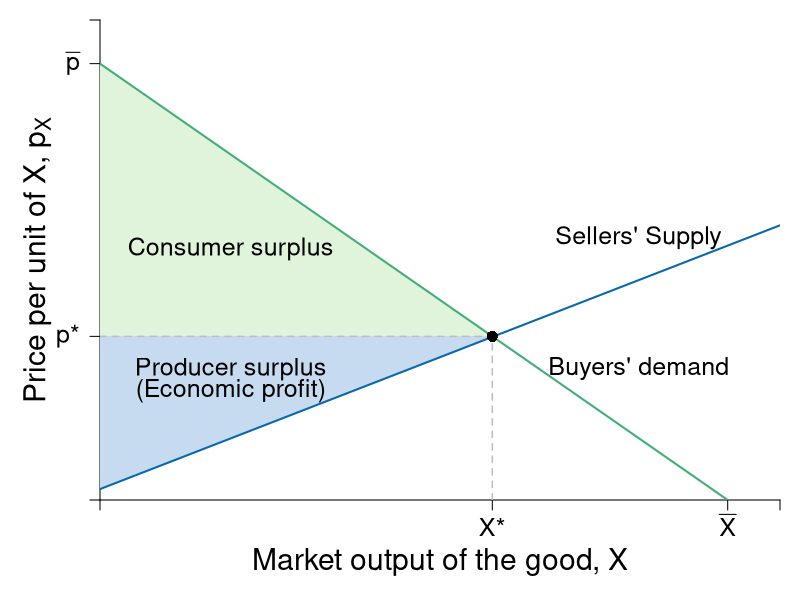

Write the R code that produced this figure.
require(shape)
pdf(file = "competitionmarkets/demand_supply.pdf", width = 9, height = 7)

#Set parameters for graphics
axislabelsize <- 1.8
labelsize <- 1.5
namesize <- 1.8
annotatesize <- 1.5
graphlinewidth <- 2
segmentlinewidth <- 1.5

COL <- c("#7fc97f", "#beaed4", "#fdc086", "#ffff99", "#386cb0", "#f0027f", "#bf5b17", "#666666")
COLA <- c("#e0f3db", "#99d8c9","#66c2a4","#41ae76", "#238b45", "#005824")
COLB <- c("#c6dbef", "#4eb3d3", "#2b8cbe", "#0868ac","#084081")
COLC <- c("#fcfbfd", "#efedf5", "#dadaeb", "#bcbddc", "#9e9ac8", "#807dba", "#6a51a3", "#54278f", "#3f007d")

par(mar =  c(5, 5, 1, 1))

Demand <- function(x, rmax = 20, xmax = 12, n = 10) {
  rmax - (rmax/(n*xmax))*x
}

mrsA <- function(x, rmax = 20, xmax = 10) {
  rmax - (rmax/xmax)*x
}

uA <- function(x, y, rmax = 20, xmax = 10) {
  y + rmax*x - (1/2)(rmax/xmax)*x^2
}


Supply <- function(x, c1 = 0.5, c2 = 0.0465){
  c1 + 2*c2*x
}

xlims <- c(0, 130)
ylims <- c(0, 22)

npts <- 501 
x <- seq(xlims[1], xlims[2], length.out = npts)
y <- seq(ylims[1], ylims[2], length.out = npts) 
a <- c(46.08, 55, 64)
b <- c(46.08, 55, 64)

plot(0, 0, xlim = xlims, ylim = ylims, type = "n",
     xlab = expression(paste("")),
     ylab = expression(paste("")), 
     xaxt = "n", 
     yaxt = "n", 
     cex.lab = axislabelsize, 
     bty = "n",
     xaxs = "i", 
     yaxs = "i")


ticksy <- c(0, 7.5, 20, ylims[2])
ylabels <- c(NA, expression(paste(p,"*")), expression(paste(bar(p))), NA)
ticksx <- c(0, 75, 120, xlims[2])
xlabels <- c(NA, expression(paste(X,"*")), expression(paste(bar(X))), NA)

axis(1, at = ticksx, pos = 0, labels = xlabels, cex.axis = labelsize)
axis(2, at = ticksy, pos = 0, labels = ylabels, las = 1, cex.axis = labelsize)

npts <- 500 
xx1 <- seq(xlims[1], xlims[2], length.out = npts)

#Draw the polygon for producer surplus
xpoly1 <- c(0, 75, 0, 0)
ypoly1 <- c(0.5, 7.5, 7.5, 0.5)
polygon(x = xpoly1, y = ypoly1, col = COLB[1], density = NULL, border = NA)

#Draw the polygon for consumer surplus
xpoly2 <- c(0, 75, 0, 0)
ypoly2 <- c(7.5, 7.5, 20, 7.5)
polygon(x = xpoly2, y = ypoly2, col = COLA[1], density = NULL, border = NA)


text(25, 6, expression(paste("Producer surplus")), xpd = TRUE, cex = labelsize)
text(25, 5, expression(paste("(Economic profit)")), xpd = TRUE, cex = labelsize) 
text(25, 11.5, expression(paste("Consumer surplus")), xpd = TRUE, cex = labelsize) 

#Lines for mrs graph
lines(xx1, Demand(xx1), col = COLA[4], lwd = graphlinewidth)
lines(xx1, Supply(xx1), col = COLB[4], lwd = graphlinewidth)

segments(0, 7.5, 75, 7.5, lty = 2, "gray" , lwd = segmentlinewidth)
segments(75, 0, 75, 7.5, lty = 2, col = "gray" , lwd = segmentlinewidth)
points(75, 7.5, pch = 16, col = "black", cex = 1.5)

#Label axes
mtext(expression(paste("Market output of the good, ", X)), side = 1, line = 3, cex = axislabelsize)
text(-12, 0.5*ylims[2], expression(paste("Price per unit of X, ", p[X])), xpd = TRUE, cex = axislabelsize, srt = 90) 

text(103, 12, expression("Sellers' Supply"), cex = labelsize)
text(103, 6, expression(paste("Buyers' demand")), cex = labelsize)

dev.off()
